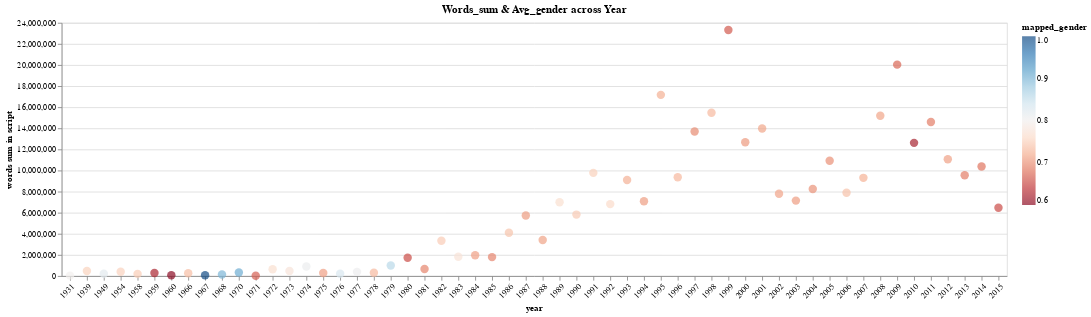

Source (notebook cell):
### Code cell
source = df1

chart = alt.Chart(source, title='Words_sum & Avg_gender across Year').mark_circle(size=100).encode(
    x=alt.X('year:N', axis=alt.Axis(labelAngle=-45)),
    y=alt.Y('words:Q').title('words sum in script'),
    color=alt.Color('mapped_gender:Q', scale=alt.Scale(scheme='redblue')),
    tooltip=['year', 'words', 'mapped_gender']
)

chart

### Figure 1 — Vega-Lite specification as saved in the notebook (floating-point values rounded to 4 significant figures)
{"config": {"view": {"continuousWidth": 300, "continuousHeight": 300}}, "data": {"name": "data-f1605ea25ee4c2b1a7db569f70e32fa4"}, "mark": {"type": "circle", "size": 100}, "encoding": {"color": {"field": "mapped_gender", "scale": {"scheme": "redblue"}, "type": "quantitative"}, "tooltip": [{"field": "year", "type": "quantitative"}, {"field": "words", "type": "quantitative"}, {"field": "mapped_gender", "type": "quantitative"}], "x": {"axis": {"labelAngle": -45}, "field": "year", "type": "nominal"}, "y": {"field": "words", "title": "words sum in script", "type": "quantitative"}}, "title": "Words_sum & Avg_gender across Year", "$schema": "https://vega.github.io/schema/vega-lite/v5.16.3.json", "datasets": {"data-f1605ea25ee4c2b1a7db569f70e32fa4": [{"year": 2015, "words": 6462980, "mapped_gender": 0.6544}, {"year": 2014, "words": 10378714, "mapped_gender": 0.6809}, {"year": 2013, "words": 9548671, "mapped_gender": 0.6864}, {"year": 2012, "words": 11069703, "mapped_gender": 0.7112}, {"year": 2011, "words": 14593663, "mapped_gender": 0.6868}, {"year": 2010, "words": 12618789, "mapped_gender": 0.6212}, {"year": 2009, "words": 20034126, "mapped_gender": 0.6716}, {"year": 2008, "words": 15194953, "mapped_gender": 0.7135}, {"year": 2007, "words": 9302018, "mapped_gender": 0.7234}, {"year": 2006, "words": 7892726, "mapped_gender": 0.7374}, {"year": 2005, "words": 10926481, "mapped_gender": 0.6992}, {"year": 2004, "words": 8248461, "mapped_gender": 0.7014}, {"year": 2003, "words": 7144788, "mapped_gender": 0.7084}, {"year": 2002, "words": 7794300, "mapped_gender": 0.7134}, {"year": 2001, "words": 13972557, "mapped_gender": 0.7146}, {"year": 2000, "words": 12680784, "mapped_gender": 0.7062}, {"year": 1999, "words": 23309387, "mapped_gender": 0.6632}, {"year": 1998, "words": 15478227, "mapped_gender": 0.7299}, {"year": 1997, "words": 13698228, "mapped_gender": 0.6958}, {"year": 1996, "words": 9362483, "mapped_gender": 0.729}, {"year": 1995, "words": 17168531, "mapped_gender": 0.7223}, {"year": 1994, "words": 7076754, "mapped_gender": 0.7092}, {"year": 1993, "words": 9098574, "mapped_gender": 0.7227}, {"year": 1992, "words": 6812581, "mapped_gender": 0.7606}, {"year": 1991, "words": 9773763, "mapped_gender": 0.7508}, {"year": 1990, "words": 5819182, "mapped_gender": 0.7454}, {"year": 1989, "words": 6985077, "mapped_gender": 0.7673}, {"year": 1988, "words": 3407563, "mapped_gender": 0.713}, {"year": 1987, "words": 5739316, "mapped_gender": 0.7074}, {"year": 1986, "words": 4103075, "mapped_gender": 0.7397}, {"year": 1985, "words": 1789232, "mapped_gender": 0.692}, {"year": 1984, "words": 1958261, "mapped_gender": 0.7098}, {"year": 1983, "words": 1815363, "mapped_gender": 0.7747}, {"year": 1982, "words": 3348535, "mapped_gender": 0.747}, {"year": 1981, "words": 657669, "mapped_gender": 0.6914}, {"year": 1980, "words": 1735734, "mapped_gender": 0.6533}, {"year": 1979, "words": 1000645, "mapped_gender": 0.8589}, {"year": 1978, "words": 301357, "mapped_gender": 0.7301}, {"year": 1977, "words": 389950, "mapped_gender": 0.8069}, {"year": 1976, "words": 215749, "mapped_gender": 0.8323}, {"year": 1975, "words": 285197, "mapped_gender": 0.7099}, {"year": 1974, "words": 907594, "mapped_gender": 0.8088}, {"year": 1973, "words": 483056, "mapped_gender": 0.7767}, {"year": 1972, "words": 630731, "mapped_gender": 0.768}, {"year": 1971, "words": 21270, "mapped_gender": 0.6667}, {"year": 1970, "words": 329050, "mapped_gender": 0.9091}, {"year": 1968, "words": 142328, "mapped_gender": 0.8991}, {"year": 1967, "words": 77660, "mapped_gender": 1.0}, {"year": 1966, "words": 253010, "mapped_gender": 0.7333}, {"year": 1960, "words": 69759, "mapped_gender": 0.6}, {"year": 1959, "words": 282456, "mapped_gender": 0.6232}, {"year": 1958, "words": 198856, "mapped_gender": 0.7473}, {"year": 1954, "words": 408354, "mapped_gender": 0.7511}, {"year": 1949, "words": 221030, "mapped_gender": 0.8182}, {"year": 1939, "words": 480742, "mapped_gender": 0.7525}, {"year": 1931, "words": 34191, "mapped_gender": 0.8}]}}
